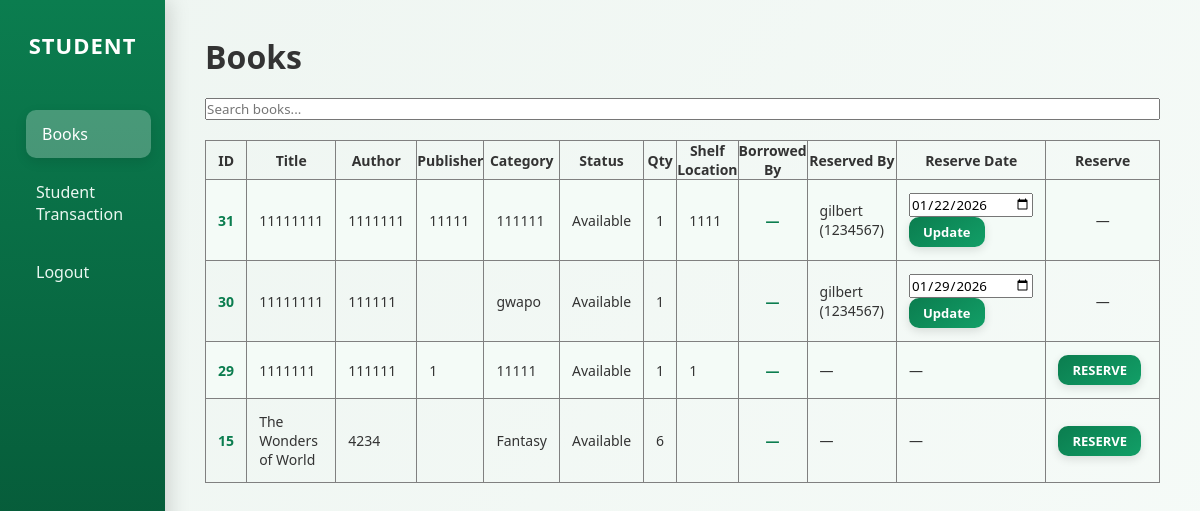
The page /pisti/Books.php (signed in) on the database its author committed.
### tables this page shows
CREATE TABLE `reservations` (
  `student_name` varchar(254) NOT NULL,
  `student_id` int(7) NOT NULL,
  `course` varchar(255) NOT NULL,
  `year` int(15) NOT NULL,
  `book_id` int(10) NOT NULL,
  `reserve_date` date DEFAULT NULL
);

CREATE TABLE `books` (
  `book_id` int(11) NOT NULL,
  `Title` varchar(255) NOT NULL,
  `category` varchar(100) NOT NULL,
  `status` enum('Available','Borrowed','Defective','Out of Stock') DEFAULT 'Available',
  `volume` int(11) NOT NULL,
  `available` int(11) DEFAULT 0,
  `borrowed` int(11) DEFAULT 0,
  `Author` varchar(255) NOT NULL,
  `Accession_Number` int(15) NOT NULL,
  `Book_Year` int(254) NOT NULL,
  `Publisher` varchar(255) NOT NULL,
  `Shelf_Location` varchar(255) NOT NULL
);

### pisti/Books.php (the view, shortened to what this page needs)
<?php
include "db.php";
$sql = "
SELECT
    b.*,
    -- Borrow info
    sb.student_name AS borrower_name,
    sb.student_id   AS borrower_id,
    t.date_borrowed,
    -- Reserve info
    r.student_name  AS reserver_name,
    r.student_id    AS reserver_id,
    r.reserve_date
FROM books b
-- Borrow joins (only active borrow)
LEFT JOIN transactions t
    ON b.book_id = t.book_id
   AND t.date_returned IS NULL
LEFT JOIN students sb
    ON t.student_id = sb.student_id
-- Reservation join (latest reservation only)
LEFT JOIN reservations r
    ON b.book_id = r.book_id
ORDER BY b.book_id DESC
";
$books = $conn->query($sql);
?>
<!DOCTYPE html>
<html lang="en">
<head>
<link rel="stylesheet" href="book.css">
</head>
<body>
<div class="container">
<aside class="sidebar">
    <h2>STUDENT</h2>
    <ul>
        <li><a class="active" href="#">Books</a></li>
        <li><a href="Student_transaction.php">Student Transaction</a></li>
        <li><a href="logout.php">Logout</a></li>
    </ul>
</aside>
<main class="main">
<h1>Books</h1>
<input type="text" id="search" placeholder="Search books..." onkeyup="searchTable()">
<table id="bookTable" border="1" cellpadding="5" cellspacing="0">
<tr>
    <th>ID</th>
    <th>Title</th>
    <th>Author</th>
    <th>Publisher</th>
    <th>Category</th>
    <th>Status</th>
    <th>Qty</th>
    <th>Shelf Location</th>
    <th>Borrowed By</th>
    <th>Reserved By</th>
    <th>Reserve Date</th>
    <th>Reserve</th>
</tr>
<?php while ($row = $books->fetch_assoc()): ?>
<tr>
    <td><?= $row['book_id'] ?></td>
    <td><?= htmlspecialchars($row['Title']) ?></td>
    <td><?= htmlspecialchars($row['Author']) ?></td>
    <td><?= htmlspecialchars($row['Publisher']) ?></td>
    <td><?= htmlspecialchars($row['category']) ?></td>
    <td><?= htmlspecialchars($row['status']) ?></td>
    <td><?= $row['volume'] ?></td>
    <td><?= htmlspecialchars($row['Shelf_Location']) ?></td>
    <td>
        <?= $row['borrower_name']
            ? htmlspecialchars($row['borrower_name']) . " ({$row['borrower_id']})"
            : "—"; ?>
    </td>
    <td>
        <?= $row['reserver_name']
            ? htmlspecialchars($row['reserver_name']) . " ({$row['reserver_id']})"
            : "—"; ?>
    </td>
    <td>
        <?php if ($row['reserve_date']): ?>
            <form method="POST" action="">
                <input type="date" name="reserve_date" value="<?= date('Y-m-d', strtotime($row['reserve_date'])) ?>">
                <button type="submit" name="update_date">Update</button>
            </form>
        <?php else: ?>
            —
        <?php endif; ?>
    </td>
    <td style="text-align:center;">
        <?php if ($row['status'] === 'Available' && !$row['reserver_id']): ?>
            <form method="GET" action="reserve.php">
                <button type="submit">RESERVE</button>
            </form>
        <?php else: ?>
            —
        <?php endif; ?>
    </td>
</tr>
<?php endwhile; ?>
</table>
</main>
</div>
</body>
</html>

### pisti/book.css (style rules this page uses)
* { margin: 0; padding: 0; box-sizing: border-box; font-family: "Segoe UI", Tahoma, Geneva, sans-serif; }
body { background: linear-gradient(120deg, #eef5f1, #f6fbf8); color: #333; transition: background 0.3s, color 0.3s; }
.container { display: flex; min-height: 100vh; gap: 0; }
.sidebar { width: 250px; background: linear-gradient(180deg, #0b7d4f, #044b2f); color: #fff; padding: 30px 20px; box-shadow: 4px 0 20px rgba(0,0,0,0.15); display: flex; flex-direction: column; gap: 15px; transition: all 0.3s ease; }
.sidebar h2 { text-align: center; font-size: 22px; letter-spacing: 1px; margin-bottom: 35px; font-weight: 700; }
.sidebar ul { list-style: none; padding: 0; display: flex; flex-direction: column; gap: 10px; }
.sidebar ul li a { display: block; padding: 13px 16px; color: #eaf7f1; text-decoration: none; border-radius: 10px; font-weight: 500; transition: all 0.3s ease; }
.sidebar ul li a.active, .sidebar ul li a:hover { background: rgba(255,255,255,0.25); color: #ffffff; transform: translateX(6px); box-shadow: 0 4px 12px rgba(0,0,0,0.1); }
.main { flex: 1; padding: 35px 40px; display: flex; flex-direction: column; gap: 20px; }
table { width: 100%; border-collapse: collapse; font-size: 14px; transition: all 0.25s ease; }
tbody tr { transition: all 0.25s ease; cursor: pointer; }
tbody tr:nth-child(even) { background: #f4fbf7; }
tbody td { padding: 13px 12px; color: #333; vertical-align: middle; }
tbody td:nth-child(1), tbody td:nth-child(9) { font-weight: 700; color: #0b7d4f; text-align: center; }
td form button, td a { display: inline-flex; align-items: center; justify-content: center; padding: 6px 14px; font-size: 13px; font-weight: 600; border-radius: 10px; border: none; cursor: pointer; text-decoration: none; transition: all 0.25s ease; margin-right: 6px; box-shadow: 0 3px 10px rgba(0,0,0,0.12); }
td form button { background: linear-gradient(145deg, #0b7d4f, #129f67); color: #fff; }

### rows shown on the page
reservations: book.book_id "31", book.Title "11111111", book.Author "1111111", book.Publisher "11111", book.category "111111", book.status "Available", book.volume "1", book.Shelf_Location "1111", student_name "gilbert", student "1234567", reserve_date "01/22/2026"
reservations: book.book_id "30", book.Title "11111111", book.Author "111111", book.category "gwapo", book.status "Available", book.volume "1", student_name "gilbert", student "1234567", reserve_date "01/29/2026"
books: book_id "29", Title "1111111", Author "111111", Publisher "1", category "11111", status "Available", volume "1", Shelf_Location "1"
books: book_id "15", Title "The Wonders of World", Author "4234", category "Fantasy", status "Available", volume "6"
